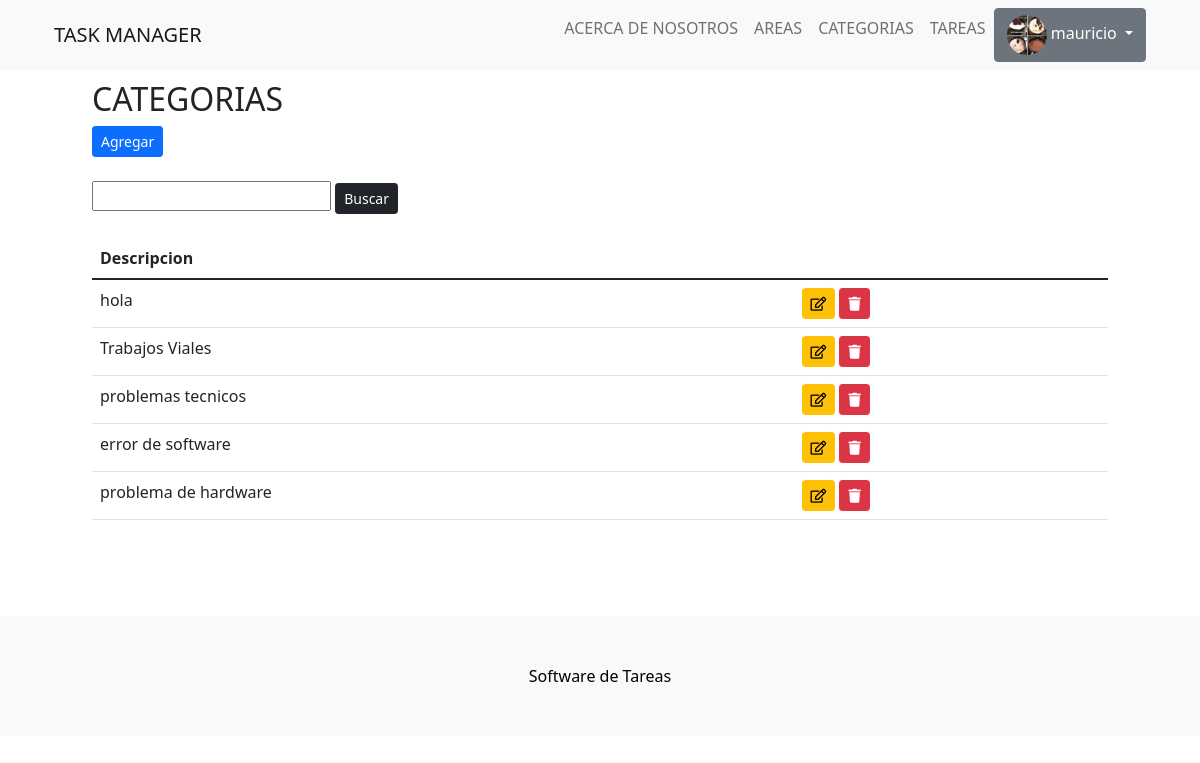
The app's page /categorias/ (signed in), older data.
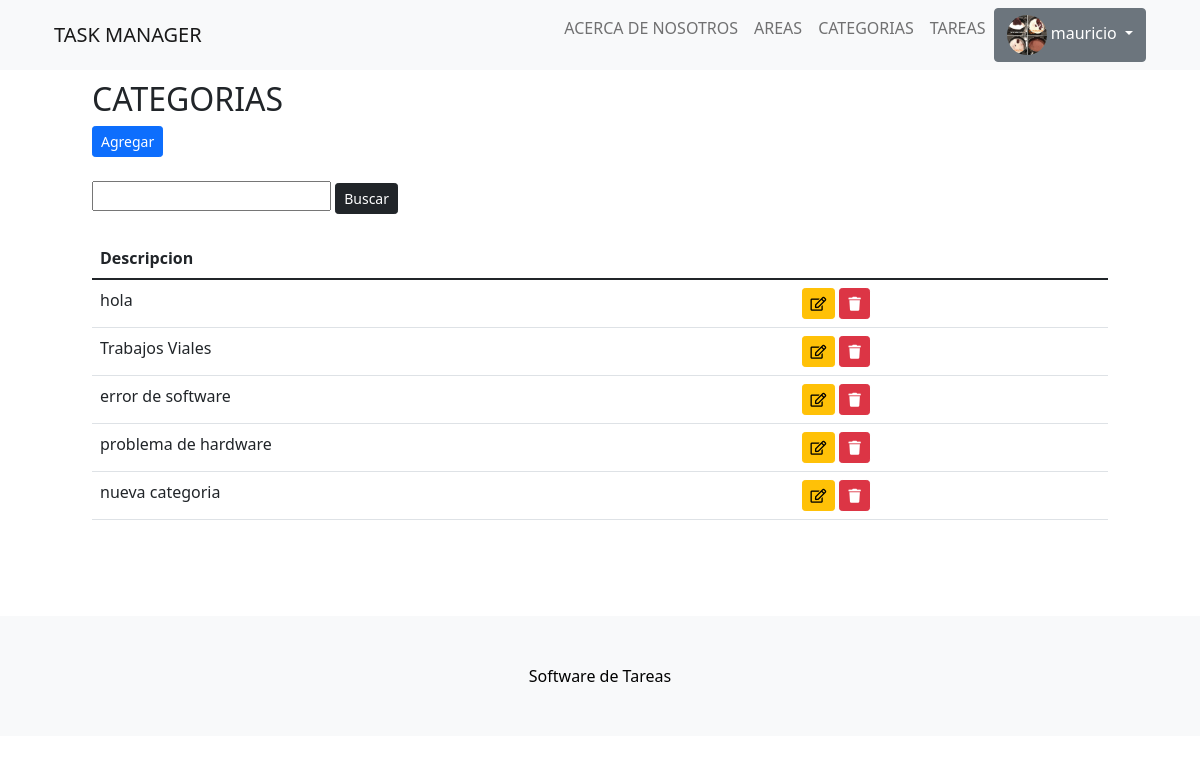
The same page, newer data.
### app_tareas/models.py (models this page shows, shortened)
class Categoria(models.Model):
    descripcion = models.CharField(max_length=100)

### app_tareas/views.py (the view)
# urls.py: path('categorias/', ListaCategorias.as_view(), name ='categorias'),
class ListaCategorias(LoginRequiredMixin,ListView):
    model = Categoria
    context_object_name = 'categorias'
    template_name = 'app_tareas/categorias/lista_categorias.html'
    def get_context_data(self, **kwargs):
        context = super().get_context_data(**kwargs)
        valor_buscado = self.request.GET.get('buscar') or ''
        if valor_buscado:
            context['categorias'] = context['categorias'].filter(descripcion__icontains=valor_buscado)
        context['valor_buscado'] =  valor_buscado
        return context

### app_tareas/templates/app_tareas/categorias/lista_categorias.html
{% extends 'app_tareas/plantilla_base.html' %}
{% block contenido %}
<div class = 'container'>
    <h2>CATEGORIAS</h2>
    <a href="{% url 'crear_categoria' %}" class="btn btn-primary btn-sm">Agregar</a>
</div>
<br>
<div class="container">
    <form action="" method="GET">
        <input type="text" name="buscar" value = "{{valor_buscado}}">
        <input type="submit" value="Buscar" class="btn btn-dark btn-sm">
    </form>
</div>
<br>
<div class ='container'>
    <div class = 'row'>
        <div class = 'col'>
            <table class = 'table  table-hover table-responsive-sm'>
                <thead>
                    <tr>
                        <th>Descripcion</th>
                        <th></th>
                    </tr>
                </thead>
                <tbody>
                    {% for i in categorias %}
                    <tr>
                        <td>{{i.descripcion}}</td>
                        <td><a  id = editar href="{% url 'editar_categoria' i.id %}" class="btn btn-warning btn-sm"><i class="far fa-edit"></i></a>
                        <a  id = eliminar href="{% url 'eliminar_categoria' i.id %}" class="btn btn-danger btn-sm"><i class="fas fa-trash"></i></a></td>
                    </tr>
                    {% endfor %}
                </tbody>
            </table>
        </div>
    </div>
</div>
{% endblock contenido %}

Row changes from the older to the newer data that the page shows:
removed Categoria: descripcion "problemas tecnicos"
added Categoria: descripcion "nueva categoria"
